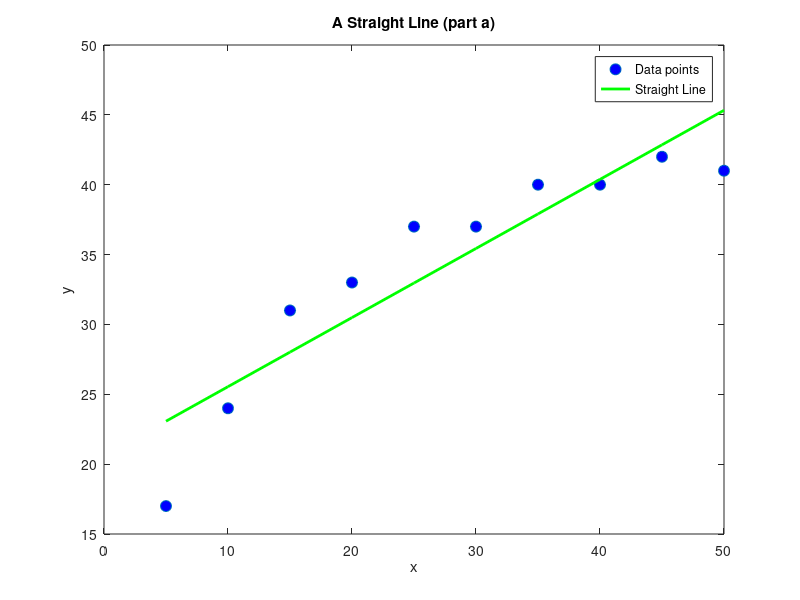
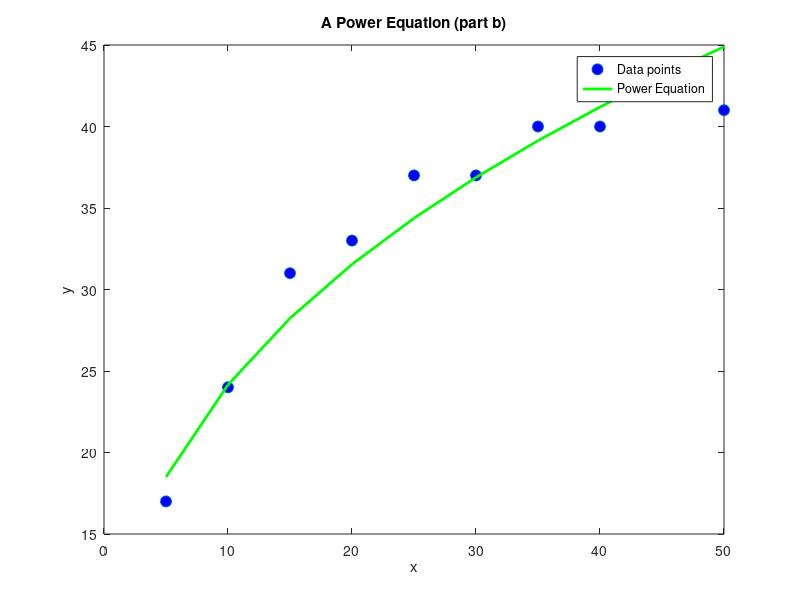
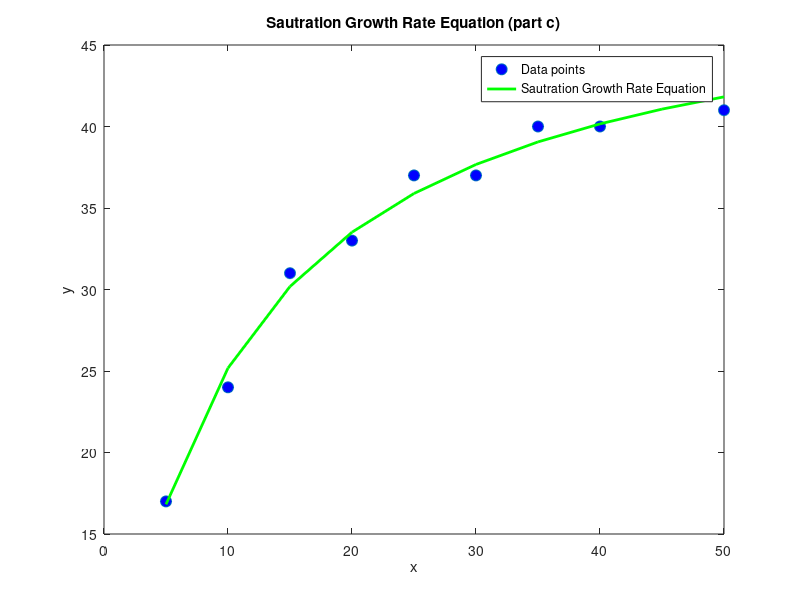
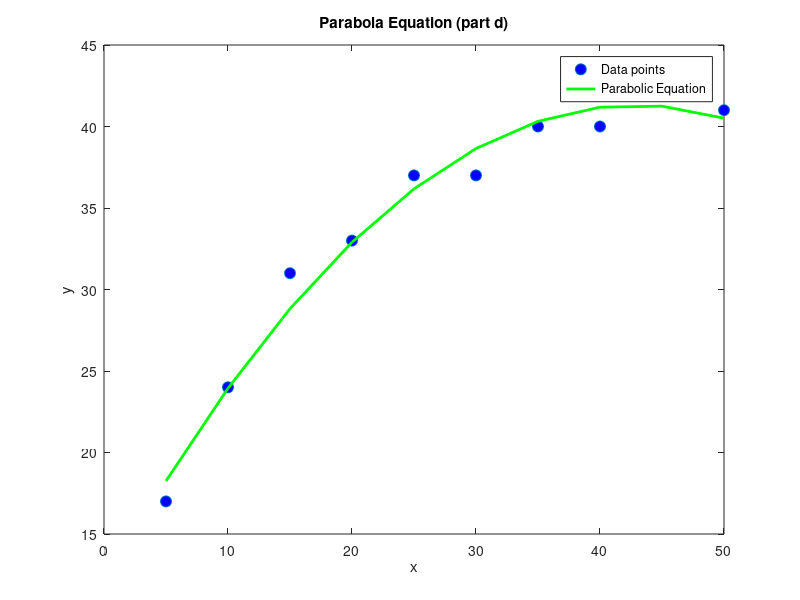

Reproduce these figures in MATLAB, in order.
%Brian Ibitoye
%21085455

x = [5 10 15 20 25 30 35 40 45 50];
y = [17 24 31 33 37 37 40 40 42 41];

%queston1, part a, linear fit

pol = polyfit(x,y,1);
y_lin = polyval(pol,x);

% Linear fit and data
figure
plot(x, y, 'o', 'MarkerFaceColor', 'b', 'MarkerSize', 8); % Data points
hold on;

plot(x, y_lin, 'r-', 'LineWidth', 2, 'Color','green');
xlabel('x');
ylabel('y');
title('A Straight Line (part a)');
legend('Data points', 'Straight Line');


%question1, part b, power equation

pol2 = polyfit(log(x),log(y),1);
y_lin2 = exp(polyval(pol2,log(x)));

% Power equation and data
figure
plot(x, y, 'o', 'MarkerFaceColor', 'b', 'MarkerSize', 8); % Data points
hold on;

plot(x, y_lin2, 'r-', 'LineWidth', 2, 'Color','green');
xlabel('x');
ylabel('y');
title('A Power Equation (part b)');
legend('Data points', 'Power Equation');

%question1, part c, saturation growth rate

pol3 = polyfit(1./x,1./y,1);
y_lin3 = polyval(pol3,1./x);

%Saturation Growth rate equation and data
figure
plot(x, y, 'o', 'MarkerFaceColor', 'b', 'MarkerSize', 8); % Data points
hold on;

plot(x, 1./y_lin3, 'r-', 'LineWidth', 2, 'Color','green');
xlabel('x');
ylabel('y');
title('Sautration Growth Rate Equation (part c)');
legend('Data points', 'Sautration Growth Rate Equation');

%question1, part d, parabola

pol4 = polyfit(x,y,2);
y_lin4 = polyval(pol4,x);

%Parabolic equation and data
figure
plot(x, y, 'o', 'MarkerFaceColor', 'b', 'MarkerSize', 8); % Data points
hold on;

plot(x, y_lin4, 'r-', 'LineWidth', 2, 'Color','green');
xlabel('x');
ylabel('y');
title('Parabola Equation (part d)');
legend('Data points', 'Parabolic Equation');


Sr_linear = sum((y - y_lin).^2);
St = sum((y - mean(y)).^2);
r_squared_linear = (St - Sr_linear)/St;

fprintf("For the linear equation, Sr = %3.2f, St = %3.2f, r^2 = %3.2f\n", Sr_linear, St, r_squared_linear)

Sr_power = sum((y - y_lin2).^2);
r_squared_power = (St - Sr_power)/St;

fprintf("For the power equation, Sr = %3.2f, St = %3.2f, r^2 = %3.2f\n", Sr_power, St, r_squared_power)

Sr_sat = sum((y - 1./y_lin3).^2);
St = sum((y - mean(y)).^2);
r_squared_sat = (St - Sr_sat)/St;

fprintf("For the saturated growth rate, Sr = %3.2f, St = %3.2f, r^2 = %3.2f\n", Sr_sat, St, r_squared_sat)

Sr_parabola = sum((y - y_lin4).^2);
r_squared_para = (St - Sr_parabola)/St;

fprintf("For the parabola, Sr = %3.2f, St = %3.2f, r^2 = %3.2f\n", Sr_parabola, St, r_squared_para)


%Based on inspection (just by looking at the graphs - r^2 should also justify
%this), the saturated growth rate equation is the superior curve and fits the data the
%best